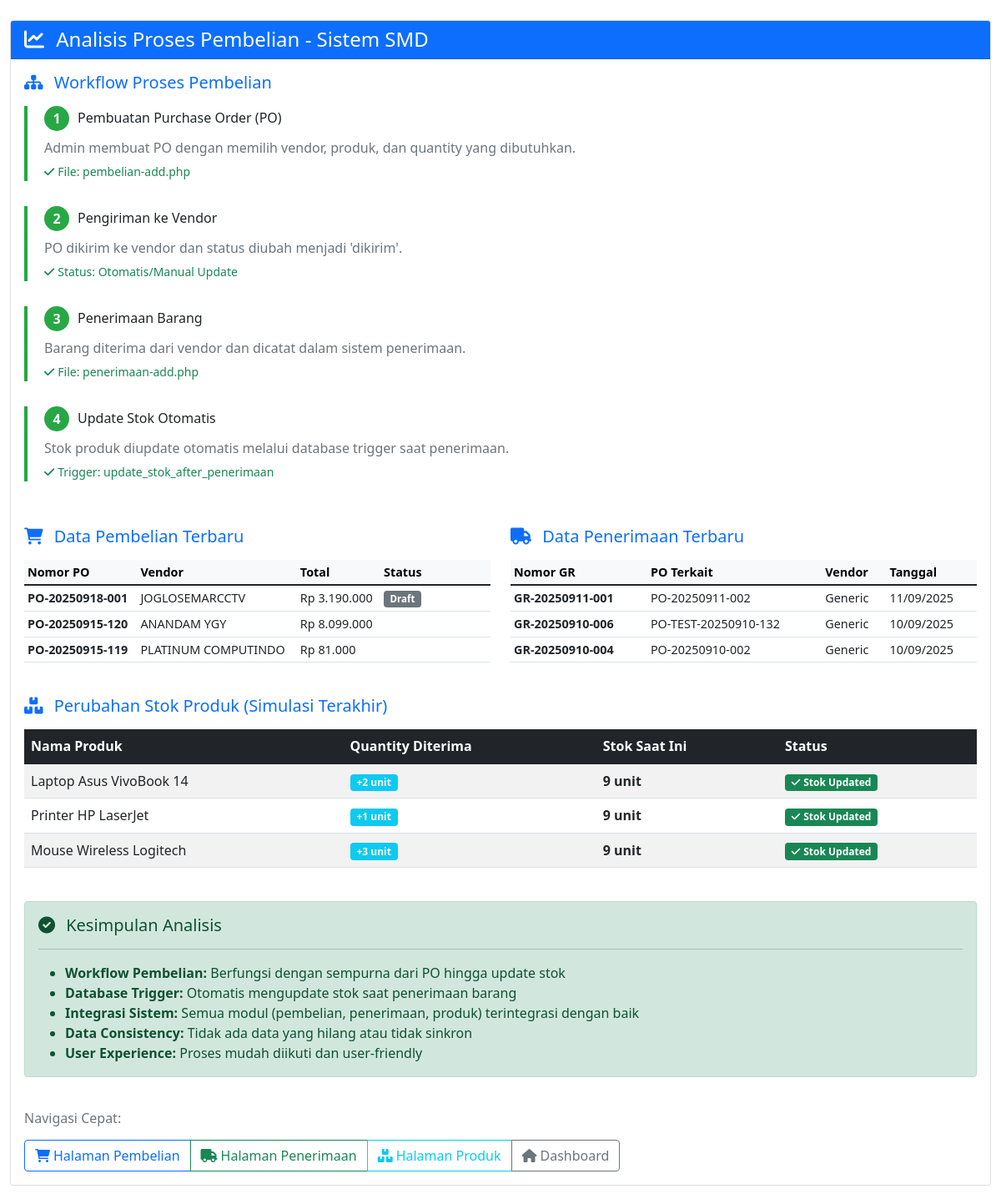
The page /analisis_proses_pembelian.php on the database its author committed.
### tables this page shows
CREATE TABLE `pembelian` (
  `id` int(11) NOT NULL,
  `nomor_po` varchar(20) NOT NULL COMMENT 'Purchase Order Number',
  `vendor_id` int(11) NOT NULL,
  `desa_id` int(11) DEFAULT NULL,
  `user_id` int(11) NOT NULL COMMENT 'User yang membuat PO',
  `tanggal_pembelian` date NOT NULL,
  `tanggal_dibutuhkan` date DEFAULT NULL COMMENT 'Tanggal barang dibutuhkan',
  `metode_pembayaran` enum('tunai','transfer','tempo') NOT NULL,
  `bank_id` int(11) NOT NULL,
  `total_amount` decimal(15,2) NOT NULL,
  `dp_amount` decimal(15,2) DEFAULT 0.00 COMMENT 'Down Payment',
  `sisa_amount` decimal(15,2) DEFAULT 0.00 COMMENT 'Sisa pembayaran',
  `jumlah_terbayar` decimal(15,2) DEFAULT 0.00,
  `tanggal_jatuh_tempo` date DEFAULT NULL,
  `status_pembelian` enum('draft','dikirim','diterima_sebagian','diterima_lengkap','dibatalkan') DEFAULT 'draft',
  `status_pembayaran` enum('belum_bayar','dp','lunas') DEFAULT 'belum_bayar',
  `catatan` text DEFAULT NULL,
  `alamat_pengiriman` text DEFAULT NULL,
  `created_at` timestamp NOT NULL DEFAULT current_timestamp(),
  `updated_at` timestamp NOT NULL DEFAULT current_timestamp() ON UPDATE current_timestamp()
);

CREATE TABLE `vendor` (
  `id` int(11) NOT NULL,
  `kode_vendor` varchar(20) NOT NULL,
  `nama_vendor` varchar(100) NOT NULL,
  `nama_perusahaan` varchar(150) DEFAULT NULL,
  `alamat` text DEFAULT NULL,
  `kota` varchar(50) DEFAULT NULL,
  `provinsi` varchar(50) DEFAULT NULL,
  `kode_pos` varchar(10) DEFAULT NULL,
  `nama_kontak` varchar(100) DEFAULT NULL,
  `no_hp` varchar(20) DEFAULT NULL,
  `email` varchar(100) DEFAULT NULL,
  `website` varchar(100) DEFAULT NULL,
  `jenis_vendor` enum('supplier','distributor','manufacturer','reseller') DEFAULT 'supplier',
  `kategori_produk` varchar(100) DEFAULT NULL,
  `rating` decimal(3,2) DEFAULT 0.00,
  `status` enum('aktif','nonaktif') DEFAULT 'aktif',
  `catatan` text DEFAULT NULL,
  `created_at` timestamp NOT NULL DEFAULT current_timestamp(),
  `updated_at` timestamp NOT NULL DEFAULT current_timestamp() ON UPDATE current_timestamp()
);

CREATE TABLE `penerimaan_barang` (
  `id` int(11) NOT NULL,
  `pembelian_id` int(11) NOT NULL,
  `nomor_penerimaan` varchar(20) NOT NULL,
  `tanggal_terima` date NOT NULL,
  `user_id` int(11) NOT NULL COMMENT 'User yang menerima barang',
  `catatan` text DEFAULT NULL,
  `foto_bukti` varchar(255) DEFAULT NULL,
  `created_at` timestamp NOT NULL DEFAULT current_timestamp()
);

### analisis_proses_pembelian.php (the view, shortened to what the rows shown need)
<?php
require_once 'config/database.php';
$db = getDatabase();
?>
<!DOCTYPE html>
<html lang="id">
<head>
    <link href="https://cdn.jsdelivr.net/npm/bootstrap@5.1.3/dist/css/bootstrap.min.css" rel="stylesheet">
    <link href="https://cdnjs.cloudflare.com/ajax/libs/font-awesome/6.0.0/css/all.min.css" rel="stylesheet">
</head>
<body>
    <div class="container-fluid py-4">
        <div class="row">
            <div class="col-12">
                <div class="card">
                    <div class="card-body">
                        <div class="row">
                            <div class="col-md-6">
                                <?php
                                $pembelian_terbaru = $db->select("
                                    SELECT p.*, v.nama_vendor, u.nama_lengkap
                                    FROM pembelian p
                                    LEFT JOIN vendor v ON p.vendor_id = v.id
                                    LEFT JOIN users u ON p.user_id = u.id
                                    ORDER BY p.created_at DESC
                                    LIMIT 3
                                ");
                                ?>
                                <div class="table-responsive">
                                    <table class="table table-sm data-table">
                                        <thead class="table-light">
                                            <tr>
                                                <th>Nomor PO</th>
                                                <th>Vendor</th>
                                                <th>Total</th>
                                                <th>Status</th>
                                            </tr>
                                        </thead>
                                        <tbody>
                                            <?php foreach ($pembelian_terbaru as $po): ?>
                                            <tr>
                                                <td><strong><?= htmlspecialchars($po['nomor_po']) ?></strong></td>
                                                <td><?= htmlspecialchars($po['nama_vendor']) ?></td>
                                                <td>Rp <?= number_format($po['total_amount'], 0, ',', '.') ?></td>
                                                <td>
                                                    <?php
                                                    $status_class = '';
                                                    switch ($po['status_pembelian']) {
                                                        case 'draft': $status_class = 'bg-secondary'; break;
                                                    }
                                                    ?>
                                                    <span class="badge <?= $status_class ?> status-badge">
                                                        <?= ucfirst($po['status_pembelian']) ?>
                                                    </span>
                                                </td>
                                            </tr>
                                            <?php endforeach; ?>
                                        </tbody>
                                    </table>
                                </div>
                            </div>
                            <div class="col-md-6">
                                <?php
                                $penerimaan_terbaru = $db->select("
                                    SELECT pr.*, p.nomor_po, v.nama_vendor
                                    FROM penerimaan_barang pr
                                    LEFT JOIN pembelian p ON pr.pembelian_id = p.id
                                    LEFT JOIN vendor v ON p.vendor_id = v.id
                                    ORDER BY pr.created_at DESC
                                    LIMIT 3
                                ");
                                ?>
                                <div class="table-responsive">
                                    <table class="table table-sm data-table">
                                        <thead class="table-light">
                                            <tr>
                                                <th>Nomor GR</th>
                                                <th>PO Terkait</th>
                                                <th>Vendor</th>
                                                <th>Tanggal</th>
                                            </tr>
                                        </thead>
                                        <tbody>
                                            <?php foreach ($penerimaan_terbaru as $gr): ?>
                                            <tr>
                                                <td><strong><?= htmlspecialchars($gr['nomor_penerimaan']) ?></strong></td>
                                                <td><?= htmlspecialchars($gr['nomor_po']) ?></td>
                                                <td><?= htmlspecialchars($gr['nama_vendor']) ?></td>
                                                <td><?= date('d/m/Y', strtotime($gr['tanggal_terima'])) ?></td>
                                            </tr>
                                            <?php endforeach; ?>
                                        </tbody>
                                    </table>
                                </div>
                            </div>
                        </div>
                        <div class="row mt-4">
                            <div class="col-12">
                                <div class="table-responsive">
                                    <table class="table table-striped">
                                        <thead class="table-dark">
                                            <tr>
                                                <th>Nama Produk</th>
                                                <th>Quantity Diterima</th>
                                                <th>Stok Saat Ini</th>
                                                <th>Status</th>
                                            </tr>
                                        </thead>
                                    </table>
                                </div>
                            </div>
                        </div>
                    </div>
                </div>
            </div>
        </div>
    </div>
</body>
</html>

### rows shown on the page
pembelian: nomor_po "PO-20250918-001", vendor.nama_vendor "JOGLOSEMARCCTV", total_amount "3.190.000", status_pembelian "Draft"
pembelian: nomor_po "PO-20250915-120", vendor.nama_vendor "ANANDAM YGY", total_amount "8.099.000"
pembelian: nomor_po "PO-20250915-119", vendor.nama_vendor "PLATINUM COMPUTINDO", total_amount "81.000"
penerimaan_barang: nomor_penerimaan "GR-20250911-001", pembelian.nomor_po "PO-20250911-002", vendor.nama_vendor "Generic", tanggal_terima "11/09/2025"
penerimaan_barang: nomor_penerimaan "GR-20250910-006", pembelian.nomor_po "PO-TEST-20250910-132", vendor.nama_vendor "Generic", tanggal_terima "10/09/2025"
penerimaan_barang: nomor_penerimaan "GR-20250910-004", pembelian.nomor_po "PO-20250910-002", vendor.nama_vendor "Generic", tanggal_terima "10/09/2025"

### other values the page prints
$detail['nama_item'] "Laptop Asus VivoBook 14"
$detail['quantity_terima'] "2"
$detail['stok_tersedia'] "9"
$detail['nama_item'] "Printer HP LaserJet"
$detail['quantity_terima'] "1"
$detail['nama_item'] "Mouse Wireless Logitech"
$detail['quantity_terima'] "3"
